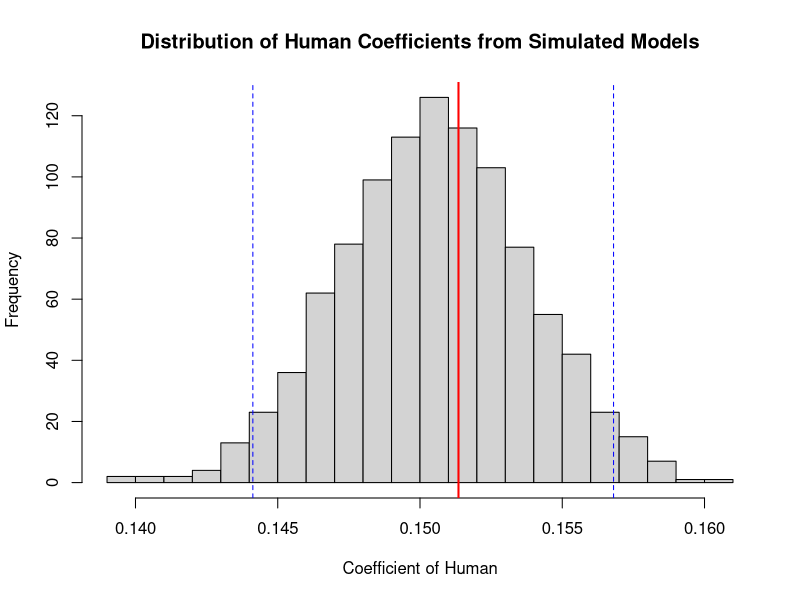

Recreate this plot in R.
# Load the necessary libraries
library(lme4)
library(dplyr)

df <- read.csv("data.csv")
#Remove Antarctica and Oceania
df<-df[df$realm!='Antarctica' & df$realm!='Oceania',]

df<-df[c("med_rich", "Clim.PC1", "Clim.PC2", "MAT_ANO", "MAT_STD", "Human", "vas_rich", "glottolog", "realm")]

df<-na.omit(df)

# Convert 'realm' variable to a factor
df$realm <- as.factor(df$realm)

# Function to generate new Human values while maintaining the order
get_randomized_human <- function(human_values) {
  n <- length(human_values)
  scaling_factors <- runif(n, 0.9, 1.1) # This creates values anywhere between lower and upper 10% of existing value
                                        # Change to (0.8, 1.2) to create lower and upper 20% of existing value
  return(human_values * scaling_factors)
}

# Function to standardize numeric columns
standardize <- function(df, exclude_cols) {
  df %>% 
    mutate(across(
      .cols = !all_of(exclude_cols), 
      .fns = ~ scale(.)[, 1],
      .names = "{.col}"))
}

# Identify the columns to exclude from standardization
exclude_cols <- c("realm")

# Placeholder to store Human coefficients
human_coeff <- numeric(1000)

# Fitting 1000 models
set.seed(123)  # Set seed for reproducibility
for (i in 1:1000) {
  # Generate new Human values while maintaining the order
  new_human <- get_randomized_human(df$Human)
  
  # Create a new dataframe with altered Human2 values
  df_iter <- df %>%
    mutate(Human = new_human)
  
  # Standardize the dataframe except for the specified columns
  df_iter_standardized <- standardize(df_iter, exclude_cols)
  
  # Fit the linear mixed-effects model
  model <- lmer(med_rich ~ Clim.PC1 + Clim.PC2 + MAT_ANO + MAT_STD + Human + vas_rich + glottolog + (1|realm), data = df_iter_standardized)
  
  # Extract the coefficient for Human2
  human_coeff[i] <- fixef(model)["Human"]
}

# Standardize original dataframe
df_standardized <- standardize(df, exclude_cols)

# Current coefficient of Human
current_model <- lmer(med_rich ~ Clim.PC1 + Clim.PC2 + MAT_ANO + MAT_STD + Human + vas_rich + glottolog + (1|realm), data = df_standardized)
current_human_coef <- fixef(current_model)["Human"]

# Evaluate statistically significant difference from null distribution
p_value <- (sum(human_coeff >= current_human_coef) + 1) / (length(human_coeff) + 1)

# Calculate the 95% confidence interval for the simulated coefficients
CI <- quantile(human_coeff, c(0.025, 0.975))

# Print the results
print(paste("Current coefficient of Human:", current_human_coef))
print(paste("P-value:", p_value))
print(paste("95% Confidence Interval of simulated coefficients:", CI[1], "to", CI[2]))

# Plotting the distribution of coefficients
hist(human_coeff, main="Distribution of Human Coefficients from Simulated Models", xlab="Coefficient of Human", breaks=20)
abline(v=current_human_coef, col="red", lwd=2)
abline(v=CI[1], col="blue", lty=2)
abline(v=CI[2], col="blue", lty=2)